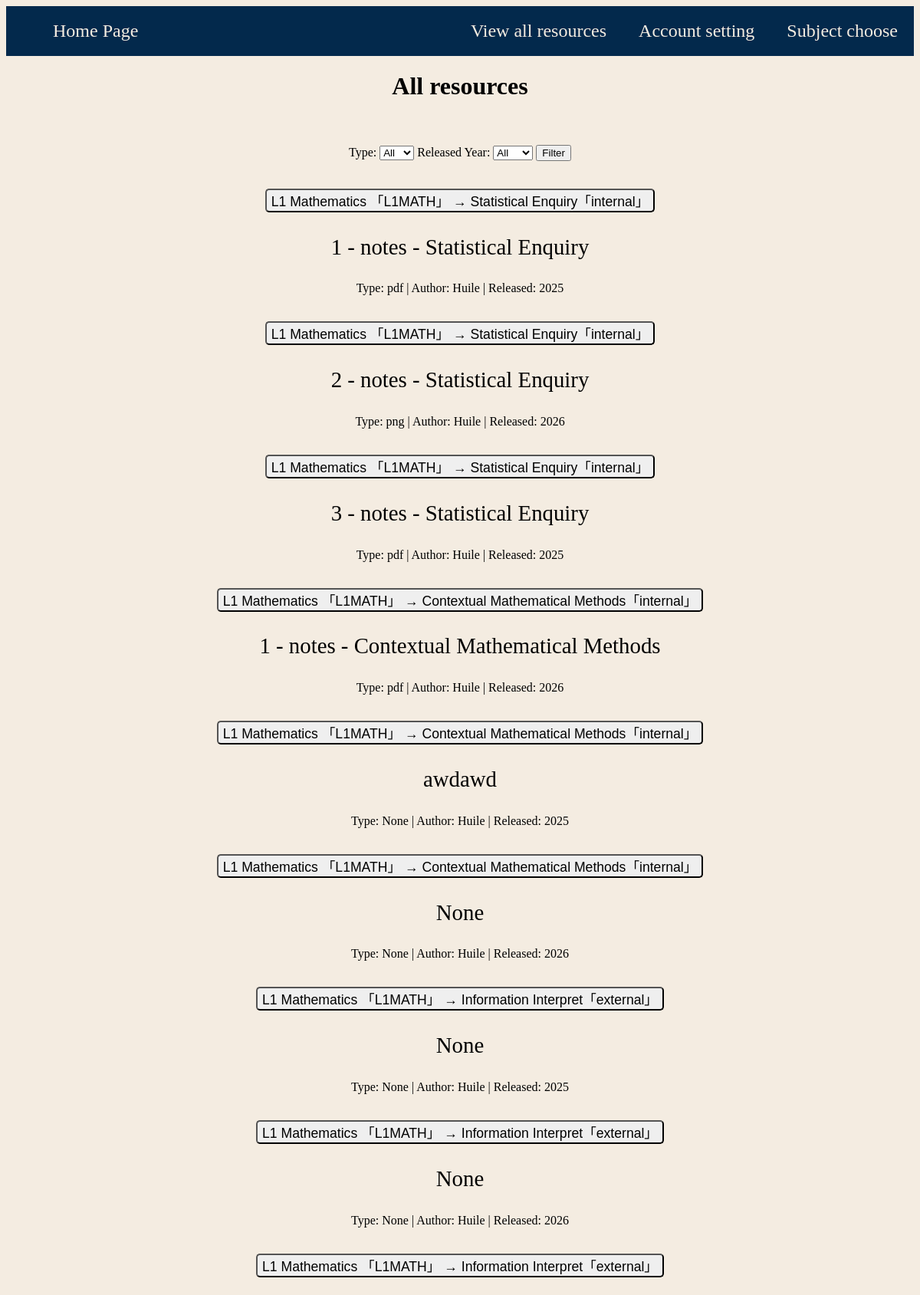
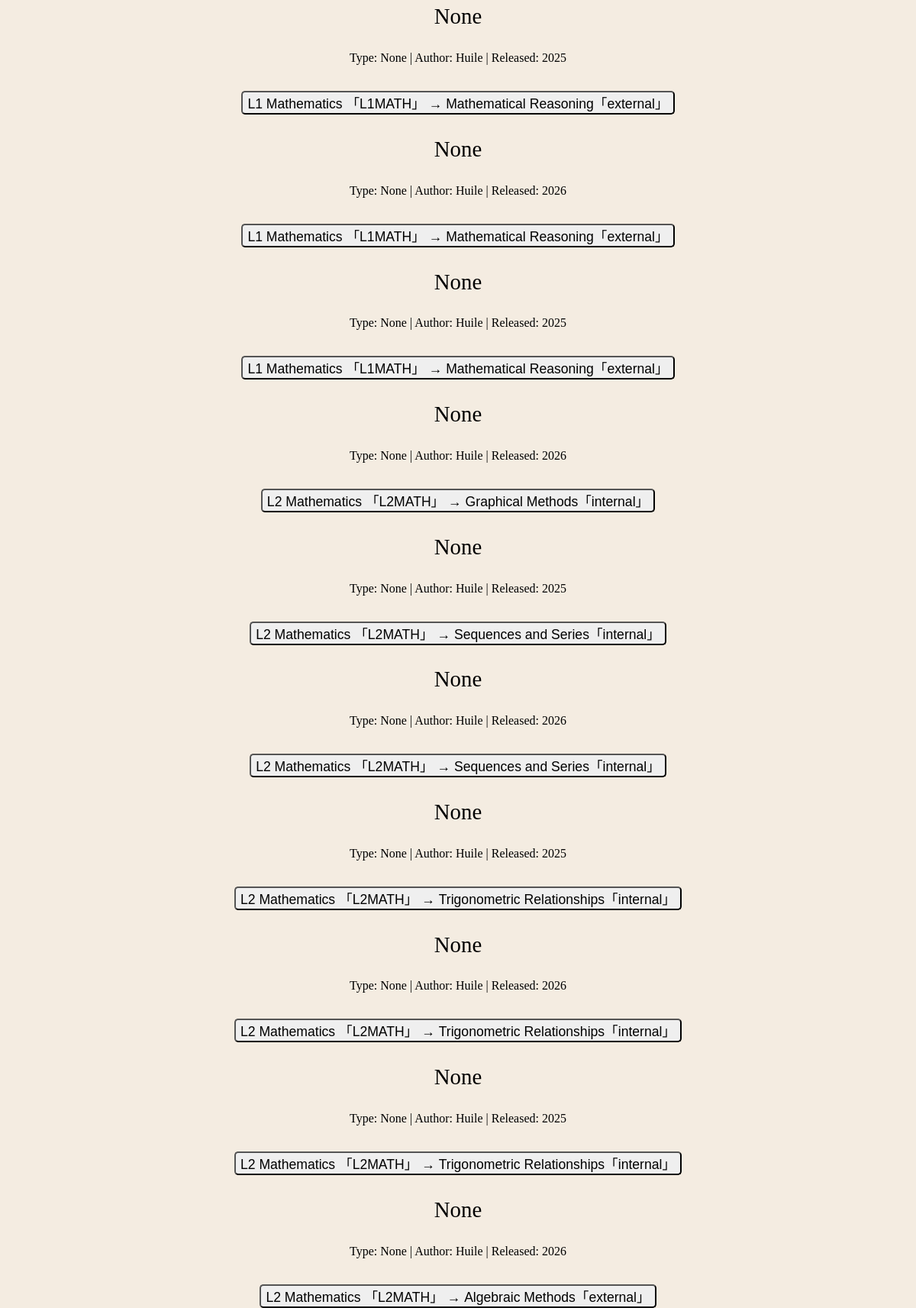
The app's page /all_resources (upper part) with its own data (2 pictures, top to bottom).
### tables this page shows
CREATE TABLE "resources" (unit_id INTEGER, resources_id INTEGER PRIMARY KEY, subject TEXT, unit TEXT, resources_name TEXT, path TEXT, type TEXT, author TEXT, from_link TEXT, released_year INTEGER);

### main.py (the view)
@app.route("/all_resources", methods=['GET', 'POST'])
def all_resources():
    selected_type = request.args.get("type", "")
    selected_year = request.args.get("released_year", "")
    conre = sqlite3.connect("database/database.db")
    re_cursor = conre.cursor()
    re_cursor.execute(
        "SELECT DISTINCT type FROM resources WHERE type IS NOT NULL ORDER BY type"
    )
    types = re_cursor.fetchall()
    re_cursor.execute(
        "SELECT DISTINCT released_year FROM resources WHERE released_year IS NOT NULL ORDER BY released_year"
    )
    years = re_cursor.fetchall()
    search_sql = "SELECT resources_id, subject, unit, resources_name, path, type, author, released_year FROM resources WHERE 1=1"
    parameters = []
    if selected_type:
        search_sql += " AND type = ?"
        parameters.append(selected_type)
    if selected_year:
        search_sql += " AND released_year = ?"
        parameters.append(selected_year)
    search_sql += " ORDER BY resources_id"
    re_cursor.execute(search_sql, parameters)
    resources = re_cursor.fetchall()
    conre.close()
    return render_template(
        "all_resources.html", resources=resources, types=types, years=years, selected_type=selected_type, selected_year=selected_year
        )

### templates/all_resources.html (shortened to what this page needs)
<!DOCTYPE html>
<html lang="en">
  <head>
    <link rel="stylesheet" href="/static/style.css">
  </head>
  <body>
    <header>
      <Ul>
        <li><a href="{{ url_for('subjectpick')}}">Subject choose</a></li>
        <li><a href="{{ url_for('account') }}">Account setting</a></li>
        <li><a href="{{ url_for('all_resources')}}">View all resources</a></li>
        <li class="tag_left"><a href="{{ url_for('homepage')}}">Home Page</a></li>
      </Ul>
    </header>
    <h1>All resources</h1>
    <main>
      <form action="{{url_for('all_resources')}}" method="GET">
      <br>
      <br>
        <div class="list_display">
        <label for="type">
          Type:
        </label>
        <select name="type" id="type">
          <option value="">All</option>
        </select>
         <label for="released_year">Released Year:</label>
         <select name="released_year" id="released_year">
          <option value="">All</option>
        </select>
        <button type="submit">
          Filter
        </button>
        <br>
        <br>
        <br>
      </div>
        {% for resource in resources %}
        <div class="list_display">
          <a href="{{ url_for('resources', resource_id=resource[0])}}">
            <button class="button_list" type="button">
              {{ resource[1] }} → {{ resource[2] }}
            </button>
          </a>
          <p class="list_resources_topic">{{ resource[3] }}</p>
          <p class="">
            Type: {{ resource[5] }} | Author: {{ resource[6] }} | Released: {{ resource[7] }}
          </p>
        </div>
      </form>
      <br>
      {% else %}
      <p>No resources found</p>
      {% endfor %}
    </main>
  </body>
</html>

### static/style.css (style rules this page uses)
:root { --background: #F4ECE1; --blue: #03294C; --orange: #FB7E0A; --end_orange_1: #fba30a; --end_orange_2: #fb7e0a; --end_orange_3:#ff6a00; --end_red_1:#ff4800; --end_blue_1:#4FABFF; --end_blue_2:#0D7BE0; --end_blue_1:#034F94; }
body { font-family: SN pro; background-color: rgb(244, 236, 225); }
h1, h2, h3, h4, h5, h6 { text-align: center; }
header { position: relative; }
ul { font-size: 150%; list-style-type: none; overflow: hidden; margin: 0; padding: 1; background-color: var(--blue); }
ul li { float: right; }
ul li a { text-decoration: none; display: block; color: var(--background); text-align: center; padding: 19px 21px; }
ul li.tag_left { float: left; }
.list_resources_topic { font-size: 180%; }
.list_display { text-align: center; justify-content: center; }
.button_list { font-size: 110%; padding: 15px px; border-radius: 5px; }

### records on screen
resources: subject "L1 Mathematics 「L1MATH」", unit "Statistical Enquiry「internal」", resources_name "1 - notes - Statistical Enquiry", type "pdf", author "Huile", released_year "2025"
resources: subject "L1 Mathematics 「L1MATH」", unit "Statistical Enquiry「internal」", resources_name "2 - notes - Statistical Enquiry", type "png", author "Huile", released_year "2026"
resources: subject "L1 Mathematics 「L1MATH」", unit "Statistical Enquiry「internal」", resources_name "3 - notes - Statistical Enquiry", type "pdf", author "Huile", released_year "2025"
resources: subject "L1 Mathematics 「L1MATH」", unit "Contextual Mathematical Methods「internal」", resources_name "1 - notes - Contextual Mathematical Methods", type "pdf", author "Huile", released_year "2026"
resources: subject "L1 Mathematics 「L1MATH」", unit "Contextual Mathematical Methods「internal」", resources_name "awdawd", from_link "None", author "Huile", released_year "2025"
resources: subject "L1 Mathematics 「L1MATH」", unit "Contextual Mathematical Methods「internal」", from_link "None", author "Huile", released_year "2026"
resources: subject "L1 Mathematics 「L1MATH」", unit "Information Interpret「external」", from_link "None", author "Huile", released_year "2025"
resources: subject "L1 Mathematics 「L1MATH」", unit "Information Interpret「external」", from_link "None", author "Huile", released_year "2026"
resources: subject "L1 Mathematics 「L1MATH」", unit "Information Interpret「external」", from_link "None", author "Huile", released_year "2025"
resources: subject "L1 Mathematics 「L1MATH」", unit "Mathematical Reasoning「external」", from_link "None", author "Huile", released_year "2026"
resources: subject "L1 Mathematics 「L1MATH」", unit "Mathematical Reasoning「external」", from_link "None", author "Huile", released_year "2025"
resources: subject "L1 Mathematics 「L1MATH」", unit "Mathematical Reasoning「external」", from_link "None", author "Huile", released_year "2026"
resources: subject "L2 Mathematics 「L2MATH」", unit "Graphical Methods「internal」", from_link "None", author "Huile", released_year "2025"
resources: subject "L2 Mathematics 「L2MATH」", unit "Sequences and Series「internal」", from_link "None", author "Huile", released_year "2026"
resources: subject "L2 Mathematics 「L2MATH」", unit "Sequences and Series「internal」", from_link "None", author "Huile", released_year "2025"
resources: subject "L2 Mathematics 「L2MATH」", unit "Trigonometric Relationships「internal」", from_link "None", author "Huile", released_year "2026"
resources: subject "L2 Mathematics 「L2MATH」", unit "Trigonometric Relationships「internal」", from_link "None", author "Huile", released_year "2025"
resources: subject "L2 Mathematics 「L2MATH」", unit "Trigonometric Relationships「internal」", from_link "None", author "Huile", released_year "2026"
resources: subject "L2 Mathematics 「L2MATH」", unit "Algebraic Methods「external」"
